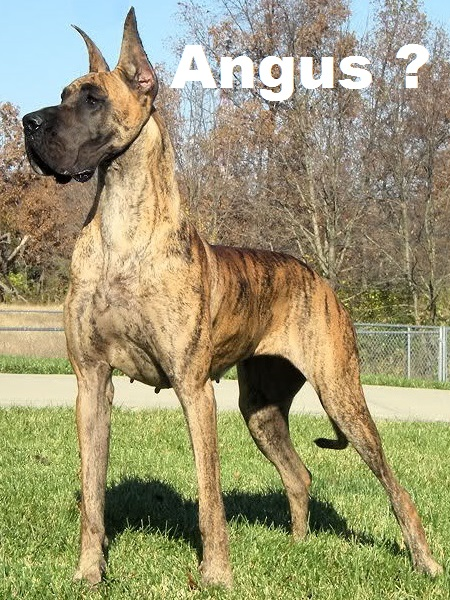
#> input picture 02 - DATA TO HORUS/Support Files/Angus.jpg, 450 x 600 px, found by its file name
$ python '2E IMAGE TO HORUS.py'
#> lines starting #> are read from the running program, lines starting #| are printed output that depends on the picture
# PRACTICAL 2 - CONVERTING DATA TO HORUS
# 2E. IMAGE TO HORUS
# VIVEKSINGH NEGI - 17-SEP-2022
# UNIVERSITY DEPARTMENT OF INFORMATION TECHNOLOGY

import pandas as pd
from skimage import io
import matplotlib.pyplot as plt
import numpy as np

# Input
File = 'D:\\M.Sc.IT\\Sem 1\\Data Science\\PRACTICAL\\2 CONVERTING DATA TO HORUS\\Angus.jpg'
Data = io.imread(File)
#> Data is the input picture: shape (600, 450, 3); mean R, G, B 156.9, 151.2, 115.8

print(Data.shape)
#| (600, 450, 3)


print('Input data values============')
print('X:' ,Data.shape[0])
#| X: 600
print('Y:' ,Data.shape[1])
#| Y: 450
print('RGBA:' ,Data.shape[2])
#| RGBA: 3

RawData = Data.flatten()
print(RawData.shape)
#| (810000,)

y = Data.shape[2] + 2
#> y = 5
x = int(RawData.shape[0]/y)
#> x = 162000

Pdata = pd.DataFrame(np.reshape(RawData, (x,y)))
#> Pdata = table of 162000 rows and 5 columns
sColumns= ['Xaxis', 'Yaxis', 'Red', 'Green', 'Blue']
print(Pdata)
#> (printed output is left out)

Pdata.index.names = ['ID']
print(Pdata)
#> (printed output is left out)

print('===========================')
print('Process Data Values =======')
print('===========================')
plt.imshow(Pdata)

OPdata = Pdata
#> OPdata = table of 162000 rows and 5 columns
OPdata.to_csv('D:\\M.Sc.IT\\Sem 1\\Data Science\\PRACTICAL\\2 CONVERTING DATA TO HORUS\\outputs\\imagetohorus', index = False)
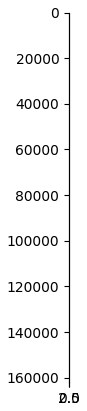
#> figure drawn by matplotlib, 1 panel
